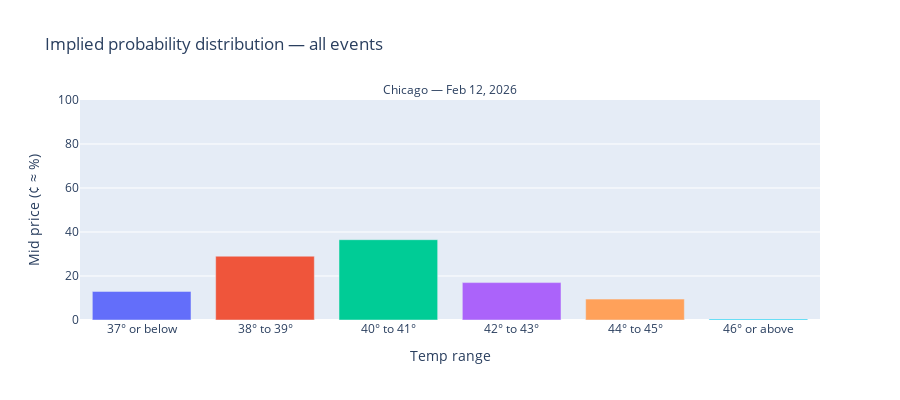

Notebook code cell kept with this figure:
### Markdown cell above
## 8. Cross-event comparison

Compare the latest implied probability distribution across **all** events.  
Each event is a separate facet; the x-axis is the temperature bucket.

### Code cell
if mkt.empty:
    display(Markdown("> No market data loaded."))
else:
    # Latest snapshot per event × contract
    latest_all = (
        mkt.sort_values("snapshot_ts")
        .groupby(["event_ticker", "market_ticker"])
        .last()
        .reset_index()
    )

    # Sort subtitles by the numeric lower bound for a natural temperature axis
    def _sort_key(subtitle: str) -> float:
        """Extract a numeric sort key from subtitle like '42° to 43°' or '44° or above'."""
        nums = re.findall(r"(\d+(?:\.\d+)?)", subtitle)
        if nums:
            return float(nums[0])
        return 0.0

    latest_all["_sort"] = latest_all["subtitle"].map(_sort_key)
    latest_all = latest_all.sort_values(["event_label", "_sort"])

    n_events = latest_all["event_ticker"].nunique()

    fig = px.bar(
        latest_all,
        x="subtitle", y="mid_price",
        color="subtitle",
        facet_col="event_label",
        facet_col_wrap=min(n_events, 3),
        title="Implied probability distribution — all events",
        labels={"mid_price": "Mid price (¢ ≈ %)", "subtitle": "Temp range"},
        category_orders={"subtitle": latest_all["subtitle"].unique().tolist()},
    )
    fig.update_layout(
        showlegend=False,
        height=400 * ((n_events + 2) // 3),
        yaxis_range=[0, 100],
    )
    fig.for_each_annotation(lambda a: a.update(text=a.text.split("=")[-1]))
    fig.show()

### Figure 1 — Plotly figure (JSON) as saved in the notebook; plotly's stock layout.template omitted (floating-point values rounded to 4 significant figures)
{"data": [{"hovertemplate": "Temp range=%{x}<br>event_label=Chicago — Feb 12, 2026<br>Mid price (¢ ≈ %)=%{y}<extra></extra>", "legendgroup": "37° or below", "marker": {"color": "#636efa", "pattern": {"shape": ""}}, "name": "37° or below", "orientation": "v", "showlegend": true, "textposition": "auto", "type": "bar", "x": ["37° or below"], "xaxis": "x", "y": [13.0], "yaxis": "y"}, {"hovertemplate": "Temp range=%{x}<br>event_label=Chicago — Feb 12, 2026<br>Mid price (¢ ≈ %)=%{y}<extra></extra>", "legendgroup": "38° to 39°", "marker": {"color": "#EF553B", "pattern": {"shape": ""}}, "name": "38° to 39°", "orientation": "v", "showlegend": true, "textposition": "auto", "type": "bar", "x": ["38° to 39°"], "xaxis": "x", "y": [29.0], "yaxis": "y"}, {"hovertemplate": "Temp range=%{x}<br>event_label=Chicago — Feb 12, 2026<br>Mid price (¢ ≈ %)=%{y}<extra></extra>", "legendgroup": "40° to 41°", "marker": {"color": "#00cc96", "pattern": {"shape": ""}}, "name": "40° to 41°", "orientation": "v", "showlegend": true, "textposition": "auto", "type": "bar", "x": ["40° to 41°"], "xaxis": "x", "y": [36.5], "yaxis": "y"}, {"hovertemplate": "Temp range=%{x}<br>event_label=Chicago — Feb 12, 2026<br>Mid price (¢ ≈ %)=%{y}<extra></extra>", "legendgroup": "42° to 43°", "marker": {"color": "#ab63fa", "pattern": {"shape": ""}}, "name": "42° to 43°", "orientation": "v", "showlegend": true, "textposition": "auto", "type": "bar", "x": ["42° to 43°"], "xaxis": "x", "y": [17.0], "yaxis": "y"}, {"hovertemplate": "Temp range=%{x}<br>event_label=Chicago — Feb 12, 2026<br>Mid price (¢ ≈ %)=%{y}<extra></extra>", "legendgroup": "44° to 45°", "marker": {"color": "#FFA15A", "pattern": {"shape": ""}}, "name": "44° to 45°", "orientation": "v", "showlegend": true, "textposition": "auto", "type": "bar", "x": ["44° to 45°"], "xaxis": "x", "y": [9.5], "yaxis": "y"}, {"hovertemplate": "Temp range=%{x}<br>event_label=Chicago — Feb 12, 2026<br>Mid price (¢ ≈ %)=%{y}<extra></extra>", "legendgroup": "46° or above", "marker": {"color": "#19d3f3", "pattern": {"shape": ""}}, "name": "46° or above", "orientation": "v", "showlegend": true, "textposition": "auto", "type": "bar", "x": ["46° or above"], "xaxis": "x", "y": [0.5], "yaxis": "y"}], "layout": {"annotations": [{"font": {}, "showarrow": false, "text": "Chicago — Feb 12, 2026", "x": 0.5, "xanchor": "center", "xref": "paper", "y": 1, "yanchor": "bottom", "yref": "paper"}], "barmode": "relative", "height": 400, "legend": {"title": {"text": "Temp range"}, "tracegroupgap": 0}, "showlegend": false, "title": {"text": "Implied probability distribution — all events"}, "xaxis": {"anchor": "y", "categoryarray": ["37° or below", "38° to 39°", "40° to 41°", "42° to 43°", "44° to 45°", "46° or above"], "categoryorder": "array", "domain": [0, 1], "title": {"text": "Temp range"}}, "yaxis": {"anchor": "x", "domain": [0, 1], "range": [0, 100], "title": {"text": "Mid price (¢ ≈ %)"}}}}
